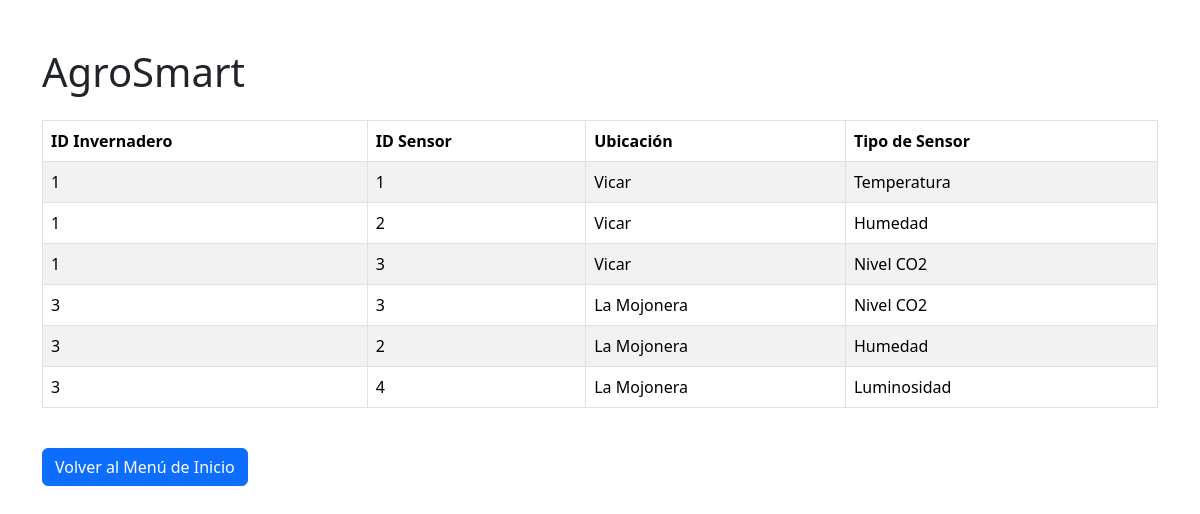
The app's page /secestandar/sensores_invernadero.php (signed in) with its own data.
### tables this page shows
CREATE TABLE `invernadero` (
  `id_Invernadero` int(11) NOT NULL,
  `ubicacionInvernadero` varchar(50) NOT NULL,
  `idUsuario` int(11) NOT NULL
);

CREATE TABLE `sensores` (
  `idSensor` int(11) NOT NULL,
  `tipo_sensor` varchar(30) NOT NULL
);

### secestandar/sensores_invernadero.php (the view, shortened to what this page needs)
<?php
$server = "localhost:3306";
$user = "root";
$pass = "";
$base = "gestioninvernaderos";
$dwes = mysqli_connect($server, $user, $pass, $base);
$idUsuario = $_SESSION['idUsuario'];
$query = "SELECT i.id_Invernadero, i.ubicacionInvernadero, s.idSensor, s.tipo_sensor
          FROM invernadero i
          INNER JOIN sensores_inver si ON i.id_Invernadero = si.id_Invernadero
          INNER JOIN sensores s ON si.idSensor = s.idSensor
          WHERE i.idUsuario = ?";
$stmt = mysqli_prepare($dwes, $query);
mysqli_stmt_bind_param($stmt, "i", $idUsuario);
mysqli_stmt_execute($stmt);
$result = mysqli_stmt_get_result($stmt);
?>
<!DOCTYPE html>
<html lang="es">
<head>
    <link href="https://cdn.jsdelivr.net/npm/bootstrap@5.3.3/dist/css/bootstrap.min.css" rel="stylesheet">
</head>
<body>
    <div class="container mt-5">
        <h1 class="mb-4">AgroSmart</h1>
        <table class="table table-striped table-bordered">
            <thead>
                <tr>
                    <th>ID Invernadero</th>
                    <th>ID Sensor</th>
                    <th>Ubicación</th>
                    <th>Tipo de Sensor</th>
                </tr>
            </thead>
            <tbody>
                <?php
                if ($result && mysqli_num_rows($result) > 0) {
                    while ($row = mysqli_fetch_assoc($result)) {
                        echo "<tr>
                                <td>{$row['id_Invernadero']}</td>
                                <td>{$row['idSensor']}</td>
                                <td>{$row['ubicacionInvernadero']}</td>
                                <td>{$row['tipo_sensor']}</td>
                              </tr>";
                    }
                } else {
                    echo "<tr><td colspan='4'>No se han encontrado sensores en invernaderos asociados a este usuario</td></tr>";
                }
                ?>
            </tbody>
        </table>
        <a href="../agrosmart_estandar.php" class="btn btn-primary mt-4">Volver al Menú de Inicio</a>
    </div>
</body>
</html>

### records on screen
invernadero: id_Invernadero "1", sensores.idSensor "1", ubicacionInvernadero "Vicar", sensores.tipo_sensor "Temperatura", sensores.idSensor "2", sensores.tipo_sensor "Humedad", sensores.idSensor "3", sensores.tipo_sensor "Nivel CO2"
invernadero: id_Invernadero "3", sensores.idSensor "3", ubicacionInvernadero "La Mojonera", sensores.tipo_sensor "Nivel CO2", sensores.idSensor "2", sensores.tipo_sensor "Humedad", sensores.idSensor "4", sensores.tipo_sensor "Luminosidad"
